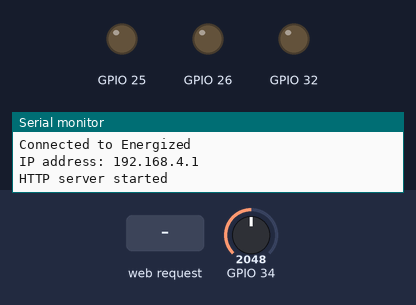
A sketch run on a simulated ESP32. Parts: output pins drawn as LEDs (lit = HIGH), the last lines printed to the serial monitor. The test bench sets the inputs (shaded band); at power-on: GPIO 34 = 2048. WiFi joins after 1.5 s; servers stay silent unless stated.

Above: at 1.2 s.
1.3 s: HTTP request GET /readADC received
At 4.8 s:
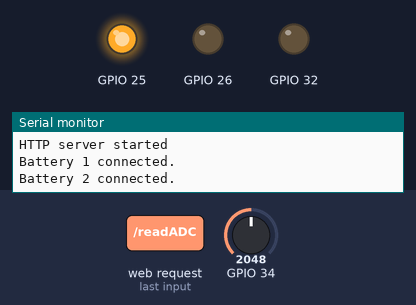
At 11.9 s:
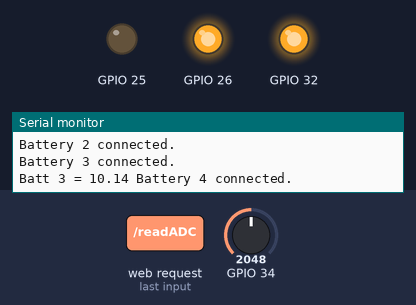
Timing chart, 0 to 15.0 s (numbered marks = the images above; inputs shaded):
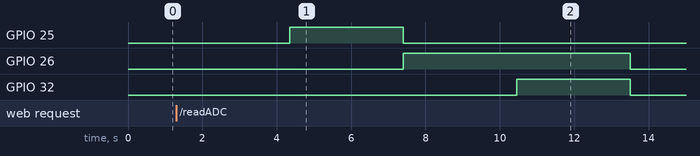

Measured:
- after the input at 1.3 s, GPIO 25: LOW → HIGH after 3.1 s, → LOW 3.1 s later; GPIO 26: LOW → HIGH after 6.1 s, → LOW 6.1 s later; GPIO 32: LOW → HIGH after 9.2 s, → LOW 3.1 s later

The sketch:

ajaxTest.ino
```cpp
#include <WiFi.h>
#include <WiFiClient.h>
#include <WebServer.h>
#include <driver/adc.h>


#include "index.h"  //Web page header file

WebServer server(80);

//Enter your SSID and PASSWORD
const char* ssid = "Energized";
const char* password = "Batteries!";

//===============================================================
// This routine is executed when you open its IP in browser
//===============================================================
void handleRoot() {
 String s = MAIN_page; //Read HTML contents
 server.send(200, "text/html", s); //Send web page
}

int a = 0;
float batt1 = 0;
float batt2 = 0;
float batt3 = 0;
float batt4 = 0;
float ratioFactor = 6.1468;


void handleADC() {
 float sumVal = 0;
 String adcValue;

  // Battery Monitoring Section
  // Powers relays to connect batteries to voltage divider for analog input.
  // This sequence starts with the top battery and works to bottom (with respect to PCB).

  Serial.println("Battery 1 connected.");
  delay(3000);

  // BATTERY 1 SENSING
  for(unsigned int i=0;i<10;i++){
    sumVal = sumVal + analogRead(34);      //Read voltage divider
    delay(5);                              //Keep ADC stable
  }

  sumVal = (float)sumVal/10.0;            // Find average of 10 values
  sumVal = (float)(sumVal*3.3)/4095;      // Convert to voltage at ADC.
  batt1 = sumVal * ratioFactor;

  digitalWrite(25, HIGH);
  Serial.println("Battery 2 connected.");
  delay(3000);

  sumVal = 0; // Reset the sum value before next battery.

  // BATTERY 2 SENSING
  for(unsigned int i=0;i<10;i++){
    sumVal = sumVal + analogRead(34);      //Read voltage divider
    delay(5);                              //Keep ADC stable
  }

  sumVal = (float)sumVal/10.0;            // Find average of 10 values
  sumVal = (float)(sumVal*3.3)/4095;      // Convert to voltage at ADC.
  batt2 = sumVal * ratioFactor;

  digitalWrite(25, LOW);
  digitalWrite(26, HIGH);
  Serial.println("Battery 3 connected.");
  delay(3000);

  sumVal = 0; // Reset the sum value before next battery.

  //BATTERY 3 SENSING
  for(unsigned int i=0;i<10;i++){
    sumVal = sumVal + analogRead(34);      //Read voltage divider
    delay(5);                              //Keep ADC stable
  }

  sumVal = (float)sumVal/10.0;            // Find average of 10 values
  sumVal = (float)(sumVal*3.3)/4095;      // Convert to voltage at ADC.
  batt3 = sumVal * ratioFactor;
  printf("Batt 3 = %.2f ", batt3);

  digitalWrite(32, HIGH);
  Serial.println("Battery 4 connected.");
  delay(3000);

  sumVal = 0; // Reset the sum value before next battery.

  //BATTERY 4 SENSING
  for(unsigned int i=0;i<10;i++){
    sumVal = sumVal + analogRead(34);      //Read voltage divider
    delay(5);                              //Keep ADC stable
  }

  sumVal = (float)sumVal/10.0;            // Find average of 10 values
  sumVal = (float)(sumVal*3.3)/4095;      // Convert to voltage at ADC.
  batt4 = sumVal * ratioFactor;

  digitalWrite(32, LOW);
  digitalWrite(26, LOW);

 adcValue = "Batt 1=" + String(batt1) + "V Batt 2=" + String(batt2) + "V Batt 3=" + String(batt3) + "V Batt 4=" + String(batt4) + "V";

 server.send(200, "text/plane", adcValue); //Send ADC value only to client ajax request
}

//===============================================================
// Setup
//===============================================================

void setup(void){
  Serial.begin(115200);

  // Relay pins
  pinMode(25, OUTPUT);
  pinMode(26, OUTPUT);
  pinMode(32, OUTPUT);

  // ADC pin is 34
  // ADC attenuation setup below:
  //adc1_config_channel_atten(ADC1_CHANNEL_6,ADC_ATTEN_DB_11);


  Serial.println();
  Serial.println("Booting Sketch...");


//ESP32 As access point
  WiFi.mode(WIFI_AP); //Access Point mode
  WiFi.softAP(ssid, password);


//ESP32 connects to your wifi -----------------------------------
  //WiFi.mode(WIFI_STA); //Connectto your wifi
  WiFi.begin(ssid, password);

  //Serial.println("Connecting to ");
  Serial.print(ssid);

  //If connection successful show IP address in serial monitor
  Serial.println("");
  Serial.print("Connected to ");
  Serial.println(ssid);
  Serial.print("IP address: ");
  Serial.println(WiFi.softAPIP());  //IP address of ESP32
//----------------------------------------------------------------

  server.on("/", handleRoot);      //This is display page
  server.on("/readADC", handleADC);//To get update of ADC Value only

  server.begin();                  //Start server
  Serial.println("HTTP server started");

}

//===============================================================
// This routine is executed when you open its IP in browser
//===============================================================
void loop(void){
  server.handleClient();
  delay(1);
}
```

index.h
```cpp
const char MAIN_page[] PROGMEM = R"=====(
<!DOCTYPE html>
<html>
<style>
.card{
    max-width: 100%;
     min-height: 100%;
     background: #0e0101;
     box-sizing: border-box;
     color: #FFF;
     padding: 30px;
     margin:20px;
}
</style>
<body>

<div class="card">
  <h2>IoT Battery Monitor v1.1<br>
  Designed by Tanner Palin</h2><br>
  <h1 style="text-align:center;">Batteries: <span id="ADCValue">0</span></h1><br>
</div>
<script>

setInterval(function() {
  // Call a function repetatively with 2 Second interval
  getData();
}, 10000); //2000mSeconds update rate

function getData() {
  var xhttp = new XMLHttpRequest();
  xhttp.onreadystatechange = function() {
    if (this.readyState == 4 && this.status == 200) {
      document.getElementById("ADCValue").innerHTML =
      this.responseText;
    }
  };
  xhttp.open("GET", "readADC", true);
  xhttp.send();
}
</script>
</body>
</html>
)=====";
```
